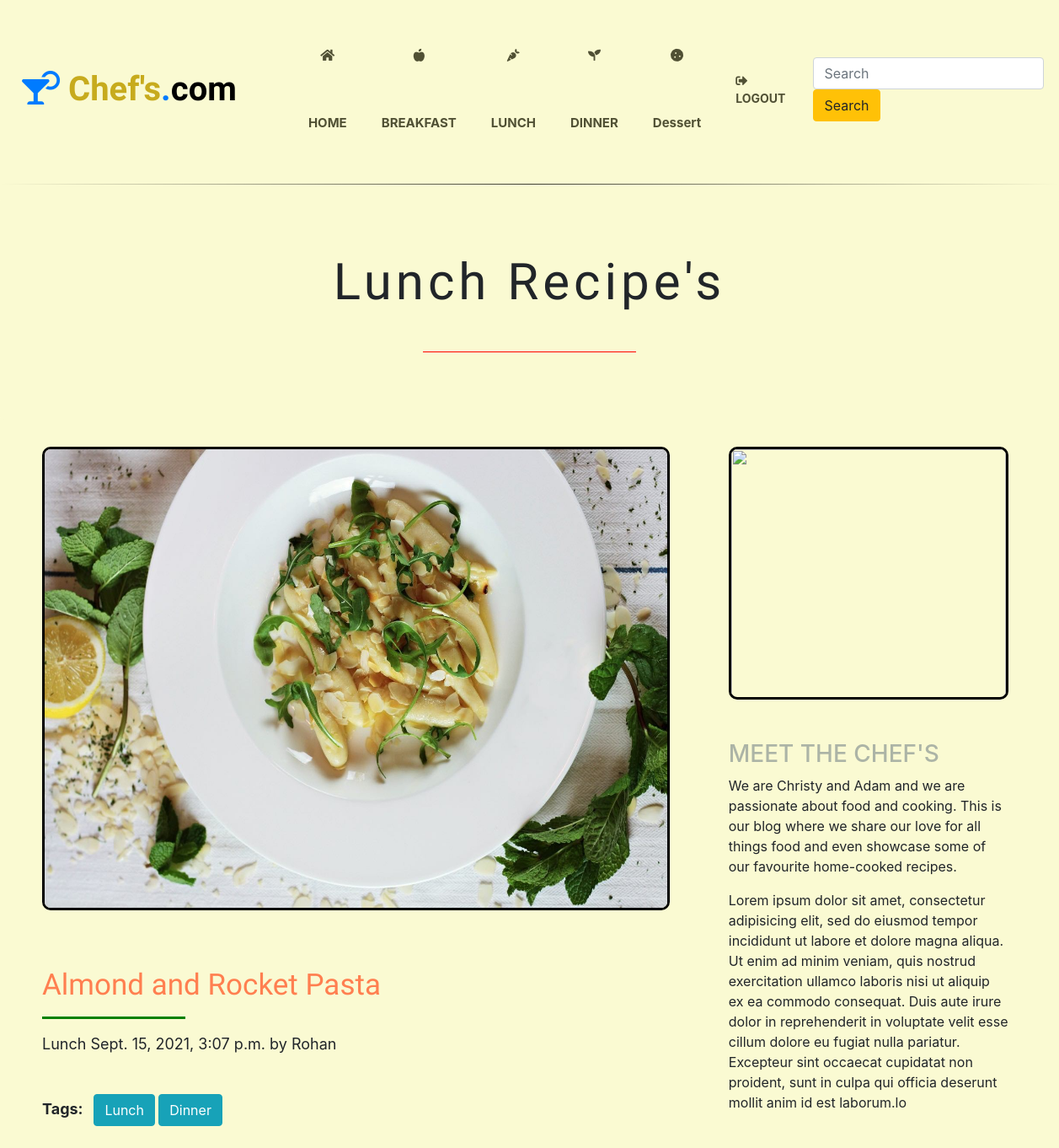
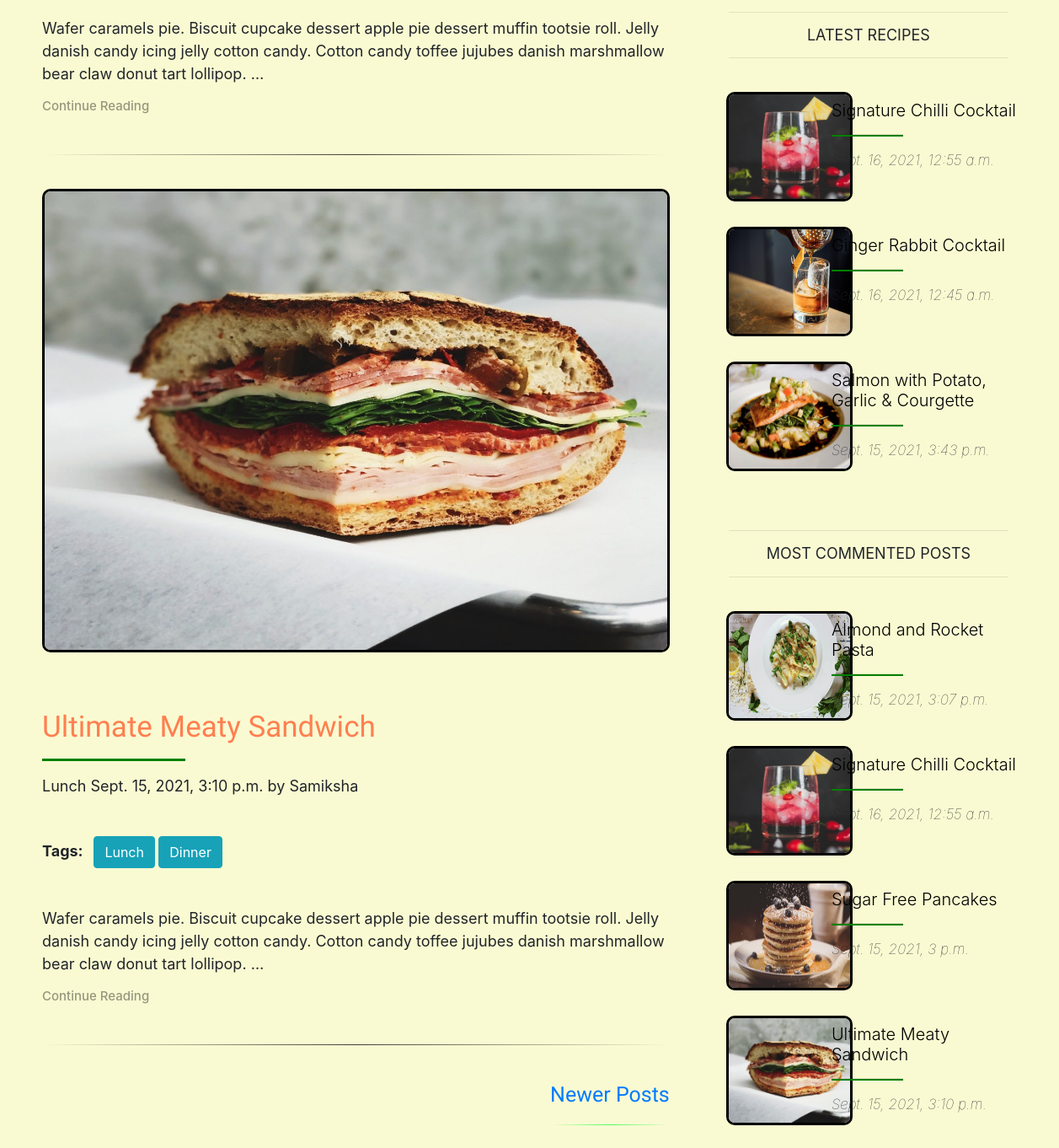
The page /lunch/ on the database its author committed (2 pictures, top to bottom).
### testApp/models.py (models this page shows, shortened)
class Post(models.Model):
    STATUS_CHOICES = (('draft', 'Draft'), ('published', 'Published'))
    title = models.CharField(max_length=500)
    category = models.CharField(max_length=500)
    slug = models.SlugField(max_length=500, unique_for_date='publish')
    author = models.ForeignKey(User, related_name='blog_post',null=True, on_delete=models.CASCADE)
    user_detail = models.TextField()
    user_image = models.ImageField(upload_to='post_img',max_length=500,default=None,null=True,blank=True)
    body = models.TextField()
    publish = models.DateTimeField(default=timezone.now)
    created = models.DateTimeField(auto_now_add=True)
    updated = models.DateTimeField(auto_now=True)
    status = models.CharField(max_length=10,choices=STATUS_CHOICES,default='draft')
    image = models.ImageField(upload_to='post_img',max_length=500,default=None,null=True,blank=True)
    objects = CustomManager()
    tags = TaggableManager()
    class Meta:
        ordering = [
            'publish',
        ]
    def get_absolute_url(self):
        return reverse('post_detail',args=[self.publish.year,self.publish.strftime('%m'),self.publish.strftime('%d'), self.slug])

### testApp/views.py (the view)
# urls.py: path('lunch/', views.lunch_view),
def lunch_view(request, tag_slug=None):
    post_list = Post.objects.all().filter(category='Lunch')
    tag = None
    if tag_slug:
        tag = get_object_or_404(Tag, slug=tag_slug)
        post_list = post_list.filter(tags__in=[tag])
    paginator = Paginator(post_list, 2)
    page_number = request.GET.get('page')
    try:
        post_list = paginator.page(page_number)
    except PageNotAnInteger:
        post_list = paginator.page(1)
    except EmptyPage:
        post_list = paginator.page(paginator.num_pages)
    return render(request, 'testApp/category.html', {'post_list': post_list, 'tag': tag})

### testApp/models.py (called while the page is built)
    def get_queryset(self):
        return super().get_queryset().filter(status='published')

### testApp/templatetags/blog_tags.py (called while the page is built)
@register.inclusion_tag('testApp/latest_posts.html')
def show_latest_posts(count=3):
    latest_posts = Post.objects.order_by('-publish')[:count]
    return {'latest_posts':latest_posts}

@register.simple_tag()
def get_most_commented_posts(count=4):
    return Post.objects.annotate(total_comments=Count('comments')).order_by('-total_comments')[:count]

### templates/testApp/category.html (shortened to what this page needs)
{% extends 'testApp/base.html'%}
{% load static %}
{% load blog_tags %}
{% block home_block %}
{% for post in post_list %}
{% if forloop.counter == 1 %}
<div class="jumbotron" id='j_detail'>
  <h1>{{post.category}} Recipe's</h1>
  <hr class="hr1">
</div>
{% endif %}
{% endfor %}
{% endblock %}
{% block content_block %}
{% for post in post_list %}
<img class="img1" src="/media/{{post.image}}" alt=""><br><br><br>
<a href="{{ post.get_absolute_url }}" class="anchor">
  <h1 class="display-4">{{post.title}}</h1>
</a>
<hr class="hr2">
<p>{{post.category}} {{post.publish}} by {{post.author|title}}</p>
<p class="tagp">Tags:&nbsp&nbsp{% for tag in post.tags.all %}
  <a id="taga" href="{% url 'tag_view' tag.slug %}" class="btn btn-info">{{tag.name|title}}</a>
  {% endfor %}
</p>
<p>{{post.body|truncatewords:30}}</p>
<a href="{{ post.get_absolute_url }}">
  <h3>Continue Reading</h3>
</a><br>
<hr class="hr3"><br>
{% endfor %}
{% include 'testApp/pagination.html' with page=post_list%}
{% endblock %}
{% block sidebar_block %}
<img class="img2" src="https://images.unsplash.com/photo-1556909114-f6e7ad7d3136?ixid=MnwxMjA3fDB8MHxwaG90by1wYWdlfHx8fGVufDB8fHx8&ixlib=rb-1.2.1&auto=format&fit=crop&w=1050&q=80" alt=""><br><br><br>
<h3>MEET THE CHEF'S</h3>
<p>We are Christy and Adam and we are passionate about food and cooking. This is our blog where we share our love for all things food and even showcase some of our favourite home-cooked recipes.</p>
<p>Lorem ipsum dolor sit amet, consectetur adipisicing elit, sed do eiusmod tempor incididunt ut labore et dolore magna aliqua. Ut enim ad minim veniam, quis nostrud exercitation ullamco laboris nisi ut aliquip ex ea commodo consequat. Duis aute
  irure dolor in reprehenderit in voluptate velit esse cillum dolore eu fugiat nulla pariatur. Excepteur sint occaecat cupidatat non proident, sunt in culpa qui officia deserunt mollit anim id est laborum.lo</p>
<br>
<hr>
<h5 class="lh5">LATEST RECIPES</h5>
<hr><br>
{% show_latest_posts %}<br>
<hr>
<h5 class="lh5">MOST COMMENTED POSTS</h5>
<hr><br>
{% get_most_commented_posts as most_commented_posts %}
{% for post in most_commented_posts %}
<div class="latest">
  <div class="row">
    <div class="col-sm" id="ldiv1">
      <img class="limg" src="/media/{{post.image}}" alt="">
    </div>
    <div class="col-sm" id="ldiv2">
      <a class="latesta" href="{{ post.get_absolute_url }}">
        <h5 class="lh6">{{post.title}}</h5>
        <hr class="lhr">
      </a>
      <p class="lpublish">{{post.publish}}</p>
    </div>
  </div>
</div>
{% endfor %}
{% endblock %}

### templates/testApp/latest_posts.html
{% for post in latest_posts %}
<div class="latest">
  <div class="row">
    <div class="col-sm" id="ldiv1">
      <img class="limg" src="/media/{{post.image}}" alt="">
    </div>
    <div class="col-sm" id="ldiv2">
      <a class="latesta" href="{{ post.get_absolute_url }}">
        <h5 class="lh6">{{post.title}}</h5>
        <hr class="lhr">
      </a>
      <p class="lpublish">{{post.publish}}</p>
    </div>
  </div>
</div>
{%endfor%}

### static/css/foody.css (style rules this page uses)
.content .display-4 { font-size: 35px; }
.content .anchor { color: rgb(176, 22, 22); font-family: 'Carter One', cursive; }
.content h1 { color: coral; font-family: 'Carter One', cursive; }
.col-sm { margin-left: 5px; padding: 50px; height: 400px; font-size: 40px; }
.content p { font-size: 18px; }
.img1 { height: 550px; width: 100%; border: 3px solid black; border-radius: 10px; }
.img2 { height: 300px; width: 100%; padding-right: 0px; border: 3px solid black; border-radius: 10px; }
#j_detail { background-color: lightgoldenrodyellow; }
#j_detail h1 { padding-top: 0px; padding-bottom: 30px; text-align: center; font-family: 'Carter One', cursive; font-size: 60px; letter-spacing: 5px; }
.hr1 { margin-top: 1rem; margin-bottom: 1rem; border: 0; border-top: 1px solid red; margin-left: 470px; margin-right: 470px; }
.hr2 { margin-top: 1rem; margin-bottom: 1rem; border: 0; border-top: 3px solid green; margin-right: 575px; }
.content h3 { color: rgba(0, 0, 0, 0.4); font-size: 15px; }
.hr3 { border: 0; height: 1px; background-image: linear-gradient(to right, rgba(0, 0, 0, 0), rgba(0, 0, 0, 0.75), rgba(0, 0, 0, 0)); }
h3 { color: rgba(158, 167, 159, 0.85); }
#taga { margin-bottom: 30px; margin-top: 30px; }
.tagp { font-weight: bold; }
.limg { height: 130px; width: 150px; border: 3px solid black; border-radius: 10px; }
#ldiv1 { padding: 0px; margin-left: 12px; margin-right: 0px; }
#ldiv2 { padding: 0px; float: left; margin-left: -100px; margin-top: 10px; }
.lh5 { font-weight: 400; font-size: 18px; text-align: center; }
.lh6 { font-weight: 300; }
.lhr { border-bottom: 2px solid green; margin-right: 140px; }
.lpublish { font-size: 17px; font-style: italic; font-weight: lighter; }
.latest { margin-bottom: -250px; }
.latesta { color: black; font-weight: 300; }
h1 { padding-top: 20px; }
.bd { background-color: lightgoldenrodyellow; }

### rows shown on the page
Post: category "Lunch", image (picture), title "Almond and Rocket Pasta", publish "Sept. 15, 2021, 3:07 p.m.", author "Rohan", body "Wafer caramels pie. Biscuit cupcake dessert apple pie dessert muffin tootsie roll. Jelly danish candy icing jelly cotton candy. Cotton candy toffee jujubes danish marshmallow bear claw donut tart lollipop. …"
Tag: name "Lunch"
Tag: name "Dinner"
Post: image (picture), title "Ultimate Meaty Sandwich", category "Lunch", publish "Sept. 15, 2021, 3:10 p.m.", author "Samiksha", body "Wafer caramels pie. Biscuit cupcake dessert apple pie dessert muffin tootsie roll. Jelly danish candy icing jelly cotton candy. Cotton candy toffee jujubes danish marshmallow bear claw donut tart lollipop. …"
Post: image (picture), title "Signature Chilli Cocktail", publish "Sept. 16, 2021, 12:55 a.m."
Post: image (picture), title "Ginger Rabbit Cocktail", publish "Sept. 16, 2021, 12:45 a.m."
Post: image (picture), title "Salmon with Potato, Garlic & Courgette", publish "Sept. 15, 2021, 3:43 p.m."
Post: image (picture), title "Sugar Free Pancakes", publish "Sept. 15, 2021, 3 p.m."
